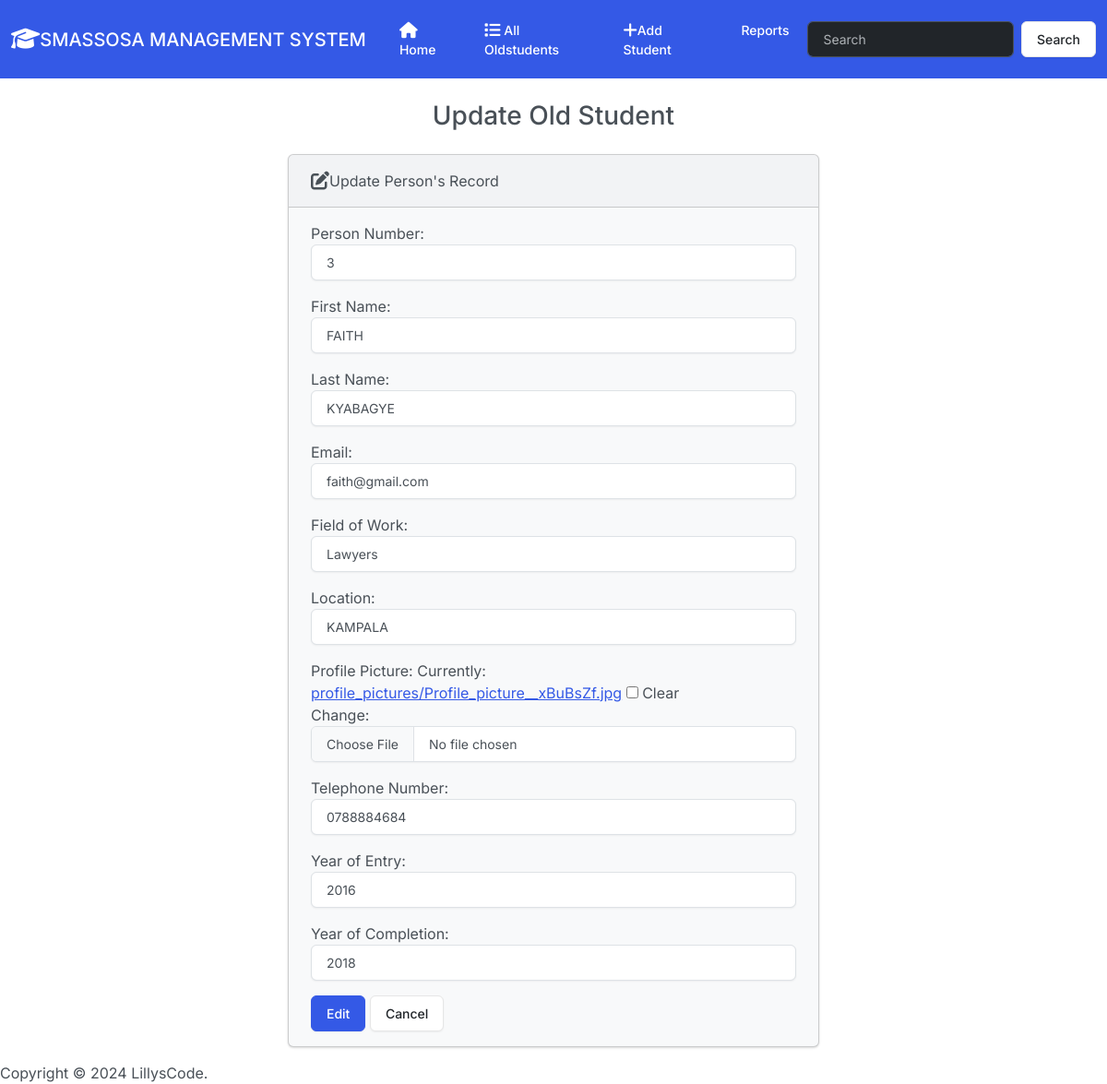
Screenshot of /edit/5 with the database file from the repository.
### Oldstudents/models.py (models this page shows, shortened)
class Student(models.Model):
    student_number = models.PositiveBigIntegerField()
    first_name = models.CharField(max_length=50)
    last_name = models.CharField(max_length=50)
    email = models.CharField(max_length=100)
    FIELD_OF_WORK_CHOICES = [
        ('Business', 'Business'),
        ('Education', 'Education'),
        ('Industrialization', 'Industrialization'),
        ('Public Servant', 'Public Servant'),
        ('Lawyers', 'Lawyers'),
        ('Fishing', 'Fishing'),
    ]
    field_of_work = models.CharField(max_length=20, choices=FIELD_OF_WORK_CHOICES)
    location = models.CharField(max_length=50)
    profile_picture = models.ImageField(upload_to='profile_pictures/', null=True, blank=True)
    telephone_number = models.CharField(max_length=15, null=True, blank=True)
    YEAR_CHOICES = [(year, year) for year in range(2000, 2030)]  # Adjust the range as needed
    year_of_entry = models.IntegerField(choices=YEAR_CHOICES)
    year_of_completion = models.IntegerField(choices=YEAR_CHOICES)

### Oldstudents/views.py (the view)
# urls.py: path('edit/<int:id>', views.edit, name='edit'),
def edit(request, id):
    student = get_object_or_404(Student, pk=id)
    if request.method == 'POST':
        form = StudentForm(request.POST, instance=student)
        if form.is_valid():
            form.save()
            return render(request, 'students/edit.html', {
                'form': form,
                'success': True,
                'student': student,
            })
        else:
            print(form.errors)
    else:
        form = StudentForm(instance=student)
    return render(request, 'students/edit.html', {
        'form': form,
        'student': student,
    })

### Oldstudents/templates/students/edit.html (shortened to what this page needs)
{% extends "students/base.html" %}
{% block body %}
    <h3 class="text-center m-4">Update Old Student</h3>
    {% if success %}
        <div class="alert-success" role="alert">
            The student has been updated  successfully.
            <a href="{% url 'index' %}" class="alert-link"> Go to Home Page</a>
        </div>
    {% else %}
        <div class="row justify-content-center">
            <div class="col-6">
                <div class="card bg-light mb-3">
                    <div class="card-header">
                        <i class="fa-solid fa-pen-to-square  fa-lg"></i>Update Person's Record
                    </div>
                    <div class="card-body">
                        <form method="post" action="{% url 'edit' id=student.id %}">
                        {{ form.as_p }}
                        <button type="submit" class="btn btn-primary">Edit</button>
                        <a href="{% url 'index' %}" class="btn btn-secondary">Cancel</a>
                      </form>
                    </div>
                  </div>
            </div>
        </div>
    {% endif %}
{% endblock %}

### rows the page displays
Student: student_number "3", first_name "FAITH", last_name "KYABAGYE", email "faith@gmail.com", field_of_work "Lawyers", location "KAMPALA", telephone_number "0788884684", year_of_entry "2016", year_of_completion "2018"
